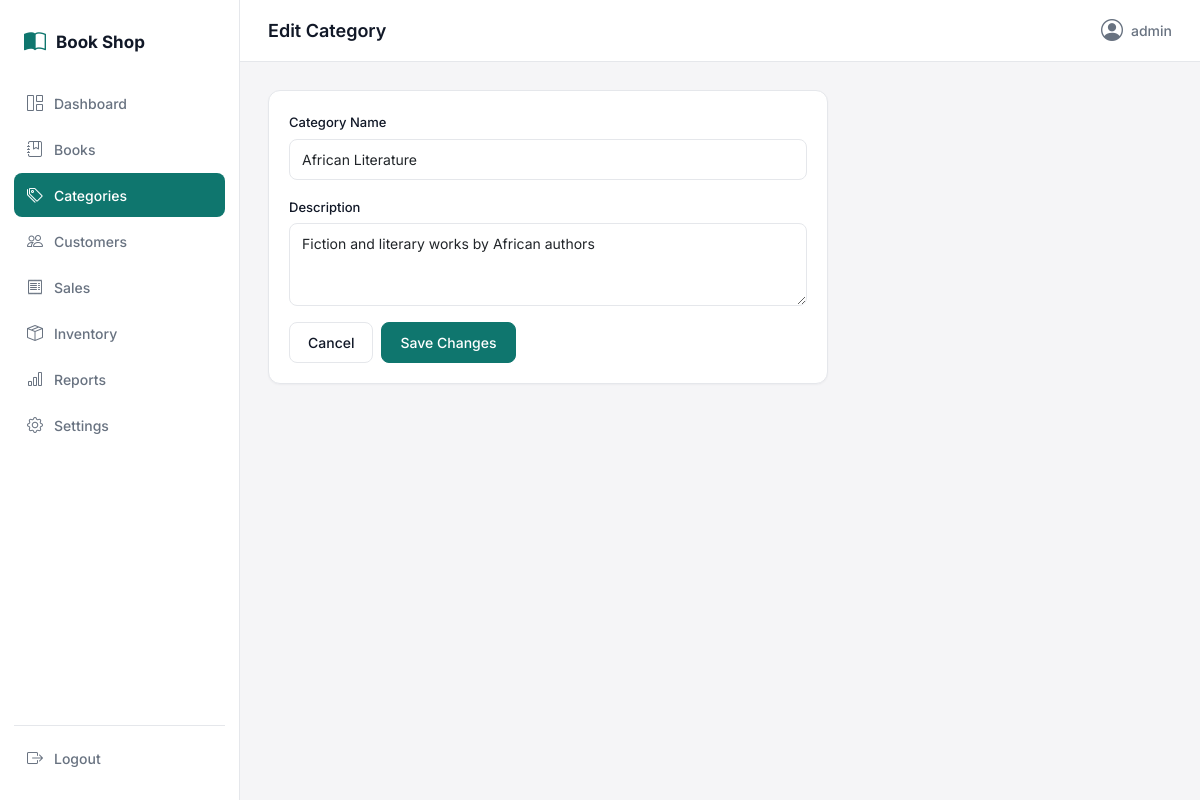
The page /categories/1/edit/ (signed in) on the database its author committed.
### shop/models.py (models this page shows, shortened)
class Category(models.Model):
    name = models.CharField(max_length=100, unique=True)
    description = models.TextField(blank=True)
    created_at = models.DateTimeField(auto_now_add=True)
    class Meta:
        ordering = ["name"]
        verbose_name_plural = "Categories"

### shop/views.py (the view)
# urls.py: path("categories/<int:pk>/edit/", views.category_edit, name="category_edit"),
@login_required
def category_edit(request, pk):
    category = get_object_or_404(Category, pk=pk)
    if request.method == "POST":
        form = CategoryForm(request.POST, instance=category)
        if form.is_valid():
            form.save()
            messages.success(request, "Category updated successfully.")
            return redirect("category_list")
    else:
        form = CategoryForm(instance=category)
    return render(request, "categories/category_form.html", {
        "active_nav": "categories", "form": form, "is_edit": True, "category": category,
    })

### shop/forms.py
class CategoryForm(forms.ModelForm):
    class Meta:
        model = Category
        fields = ["name", "description"]
        widgets = {
            "name": forms.TextInput(attrs={"class": "form-control", "placeholder": "e.g. Fiction"}),
            "description": forms.Textarea(attrs={"class": "form-control", "rows": 3, "placeholder": "Optional description"}),
        }

### templates/categories/category_form.html (shortened to what this page needs)
{% extends "base.html" %}
{% block page_title %}{% if is_edit %}Edit Category{% else %}Add Category{% endif %}{% endblock %}
{% block content %}
<div class="card-surface" style="max-width: 560px;">
    <form method="post">
        <div class="mb-3">
            <label class="form-label">Category Name</label>
            {{ form.name }}
        </div>
        <div class="mb-3">
            <label class="form-label">Description</label>
            {{ form.description }}
        </div>
        <div class="d-flex gap-2">
            <a href="{% url 'category_list' %}" class="btn btn-outline-plain">Cancel</a>
            <button type="submit" class="btn btn-primary-custom">{% if is_edit %}Save Changes{% else %}Save Category{% endif %}</button>
        </div>
    </form>
</div>
{% endblock %}

### templates/base.html (shortened to what this page needs)
{% load static %}
<!DOCTYPE html>
<html lang="en">
<head>
    <link href="https://cdn.jsdelivr.net/npm/bootstrap@5.3.3/dist/css/bootstrap.min.css" rel="stylesheet">
    <link href="https://cdn.jsdelivr.net/npm/bootstrap-icons@1.11.3/font/bootstrap-icons.css" rel="stylesheet">
    <link rel="stylesheet" href="{% static 'css/style.css' %}">
</head>
<body>
{% if user.is_authenticated %}
<div class="app-shell">
    <aside class="sidebar" id="sidebar">
        <div class="sidebar-brand">
            <i class="bi bi-book-half"></i>
            <span>Book Shop</span>
        </div>
        <nav class="sidebar-nav">
            <a href="{% url 'dashboard' %}" class="nav-link {% if active_nav == 'dashboard' %}active{% endif %}">
                <i class="bi bi-grid-1x2"></i> Dashboard
            </a>
            <a href="{% url 'book_list' %}" class="nav-link {% if active_nav == 'books' %}active{% endif %}">
                <i class="bi bi-journal-bookmark"></i> Books
            </a>
            <a href="{% url 'category_list' %}" class="nav-link {% if active_nav == 'categories' %}active{% endif %}">
                <i class="bi bi-tags"></i> Categories
            </a>
            <a href="{% url 'customer_list' %}" class="nav-link {% if active_nav == 'customers' %}active{% endif %}">
                <i class="bi bi-people"></i> Customers
            </a>
            <a href="{% url 'sale_list' %}" class="nav-link {% if active_nav == 'sales' %}active{% endif %}">
                <i class="bi bi-receipt"></i> Sales
            </a>
            <a href="{% url 'inventory_overview' %}" class="nav-link {% if active_nav == 'inventory' %}active{% endif %}">
                <i class="bi bi-box-seam"></i> Inventory
            </a>
            <a href="{% url 'sales_report' %}" class="nav-link {% if active_nav == 'reports' %}active{% endif %}">
                <i class="bi bi-bar-chart"></i> Reports
            </a>
            <a href="{% url 'settings_page' %}" class="nav-link {% if active_nav == 'settings' %}active{% endif %}">
                <i class="bi bi-gear"></i> Settings
            </a>
        </nav>
        <form method="post" action="{% url 'logout' %}" class="sidebar-logout">
            <button type="submit" class="nav-link logout-btn">
                <i class="bi bi-box-arrow-right"></i> Logout
            </button>
        </form>
    </aside>
    <div class="main-area">
        <header class="topbar">
            <div class="topbar-title">{% block page_title %}{% endblock %}</div>
            <div class="topbar-user">
                <i class="bi bi-person-circle"></i> {{ user.get_username }}
            </div>
        </header>
        <main class="content">
            {% block content %}{% endblock %}
        </main>
    </div>
</div>
{% else %}
    {% block auth_content %}{% endblock %}
{% endif %}
</body>
</html>

### static/css/style.css (style rules this page uses)
:root { --color-primary: #0F766E; --color-primary-hover: #0C5C56; --color-primary-light: #E6F2F1; --color-bg: #FFFFFF; --color-surface: #F5F5F7; --color-border: #E5E7EB; --color-text: #111827; --color-text-secondary: #687280; --color-success: #15803D; --color-success-bg: #EAF7EE; --color-warning: #B45309; --color-warning-bg: #FEF3E2; --color-danger: #B91C1C; --color-danger-bg: #FDECEC; --radius: 12px; --radius-sm: 8px; --shadow-sm: 0 1px 2px rgba(17, 24, 39, 0.04); --shadow-md: 0 4px 12px rgba(17, 24, 39, 0.06); }
* { box-sizing: border-box; }
body { font-family: "Inter", "SF Pro Display", -apple-system, BlinkMacSystemFont, sans-serif; background-color: var(--color-surface); color: var(--color-text); font-size: 14px; line-height: 1.5; }
.app-shell { display: flex; min-height: 100vh; }
.sidebar { width: 240px; background: var(--color-bg); border-right: 1px solid var(--color-border); display: flex; flex-direction: column; padding: 20px 14px; position: sticky; top: 0; height: 100vh; flex-shrink: 0; }
.sidebar-brand { display: flex; align-items: center; gap: 10px; font-weight: 700; font-size: 17px; padding: 6px 10px 22px 10px; color: var(--color-text); }
.sidebar-brand i { color: var(--color-primary); font-size: 22px; }
.sidebar-nav { display: flex; flex-direction: column; gap: 2px; flex-grow: 1; }
.sidebar .nav-link { display: flex; align-items: center; gap: 10px; padding: 10px 12px; border-radius: var(--radius-sm); color: var(--color-text-secondary); font-weight: 500; font-size: 14px; transition: background-color .15s ease, color .15s ease; }
.sidebar .nav-link i { font-size: 16px; width: 18px; text-align: center; }
.sidebar .nav-link.active { background: var(--color-primary); color: #fff; }
.sidebar-logout { margin-top: auto; padding-top: 10px; border-top: 1px solid var(--color-border); }
.logout-btn { background: none; border: none; width: 100%; text-align: left; cursor: pointer; }
.main-area { flex-grow: 1; min-width: 0; display: flex; flex-direction: column; }
.topbar { background: var(--color-bg); border-bottom: 1px solid var(--color-border); padding: 14px 28px; display: flex; align-items: center; justify-content: space-between; gap: 16px; position: sticky; top: 0; z-index: 10; }
.topbar-title { font-weight: 600; font-size: 18px; }
.topbar-user { display: flex; align-items: center; gap: 8px; font-weight: 500; color: var(--color-text-secondary); }
.topbar-user i { font-size: 22px; color: var(--color-text-secondary); }
.content { padding: 28px; flex-grow: 1; }
.card-surface { background: var(--color-bg); border: 1px solid var(--color-border); border-radius: var(--radius); box-shadow: var(--shadow-sm); padding: 20px; }
.btn-primary-custom { background: var(--color-primary); border: 1px solid var(--color-primary); color: #fff; border-radius: var(--radius-sm); padding: 9px 18px; font-weight: 500; font-size: 14px; transition: background-color .15s ease; }
.btn-outline-plain { background: #fff; border: 1px solid var(--color-border); color: var(--color-text); border-radius: var(--radius-sm); padding: 9px 18px; font-weight: 500; font-size: 14px; }
.form-label { font-weight: 500; font-size: 13px; color: var(--color-text); margin-bottom: 6px; }
.form-control, .form-select { border: 1px solid var(--color-border); border-radius: var(--radius-sm); padding: 9px 12px; font-size: 14px; }

### rows shown on the page
Category: name "African Literature", description "Fiction and literary works by African authors"

### other values the page prints
{{ user.get_username }} "admin"
